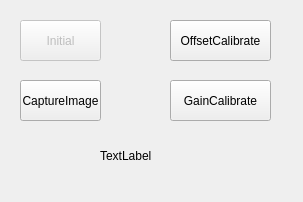
<?xml version="1.0" encoding="UTF-8"?>
<ui version="4.0">
 <class>HBI_DEMOClass</class>
 <widget class="QWidget" name="HBI_DEMOClass">
  <property name="geometry">
   <rect>
    <x>0</x>
    <y>0</y>
    <width>303</width>
    <height>202</height>
   </rect>
  </property>
  <property name="windowTitle">
   <string>HBI_DEMO</string>
  </property>
  <widget class="QPushButton" name="captureImageBtn">
   <property name="geometry">
    <rect>
     <x>20</x>
     <y>80</y>
     <width>81</width>
     <height>41</height>
    </rect>
   </property>
   <property name="text">
    <string>CaptureImage</string>
   </property>
  </widget>
  <widget class="QPushButton" name="iniBtn">
   <property name="enabled">
    <bool>false</bool>
   </property>
   <property name="geometry">
    <rect>
     <x>20</x>
     <y>20</y>
     <width>81</width>
     <height>41</height>
    </rect>
   </property>
   <property name="text">
    <string>Initial</string>
   </property>
  </widget>
  <widget class="QLabel" name="label">
   <property name="geometry">
    <rect>
     <x>100</x>
     <y>140</y>
     <width>101</width>
     <height>31</height>
    </rect>
   </property>
   <property name="text">
    <string>TextLabel</string>
   </property>
  </widget>
  <widget class="QPushButton" name="offsetBtn">
   <property name="geometry">
    <rect>
     <x>170</x>
     <y>20</y>
     <width>101</width>
     <height>41</height>
    </rect>
   </property>
   <property name="text">
    <string>OffsetCalibrate</string>
   </property>
  </widget>
  <widget class="QPushButton" name="gainBtn">
   <property name="geometry">
    <rect>
     <x>170</x>
     <y>80</y>
     <width>101</width>
     <height>41</height>
    </rect>
   </property>
   <property name="text">
    <string>GainCalibrate</string>
   </property>
  </widget>
 </widget>
 <layoutdefault spacing="6" margin="11"/>
 <resources>
  <include location="HBI_DEMO.qrc"/>
 </resources>
 <connections/>
</ui>
